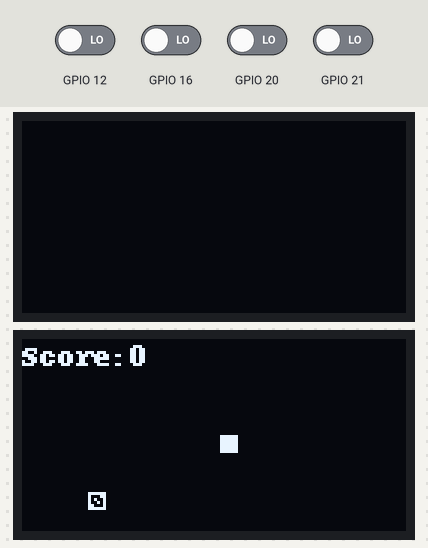
Recording of a program running on a simulated Raspberry Pi (BCM pin numbers). Parts: 2 × 128×64 one-colour display. The test bench sets the inputs (shaded band); at power-on: GPIO 12, GPIO 16, GPIO 20, GPIO 21 LOW. Random numbers come from a fixed seed.

Above: at 0.34 s.
At 1.0 s:
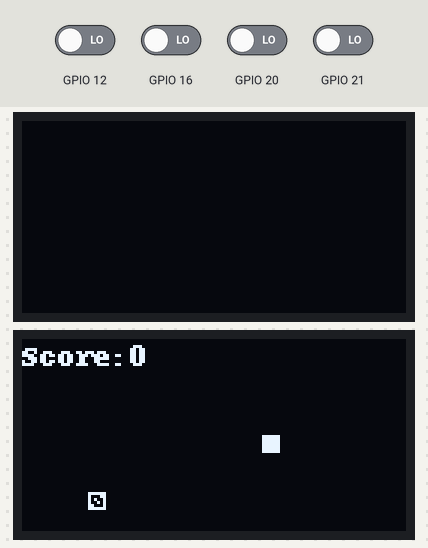
At 1.38 s:
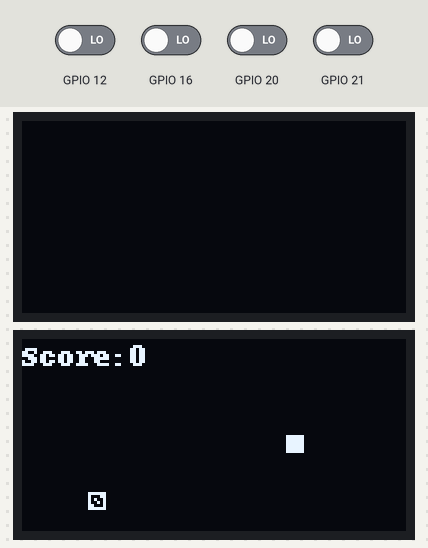
At 1.76 s:
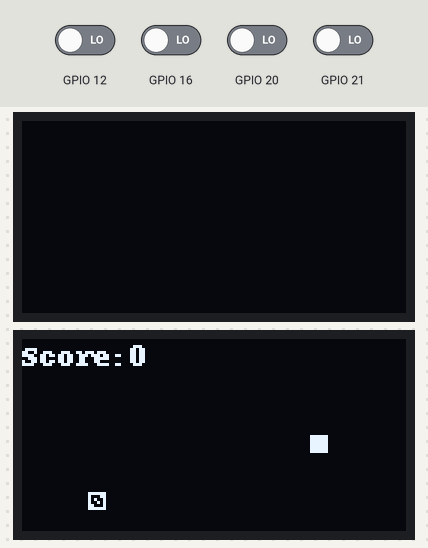
At 2.52 s:
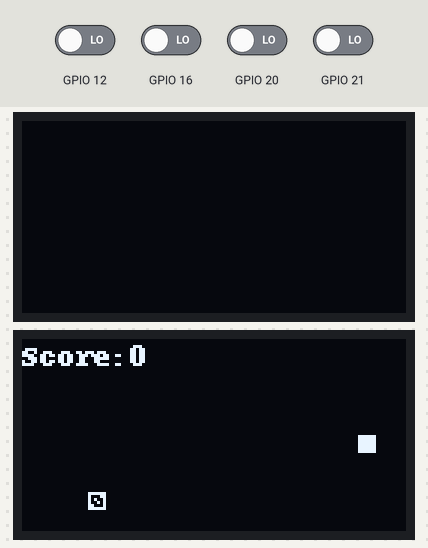
At 3.3 s:
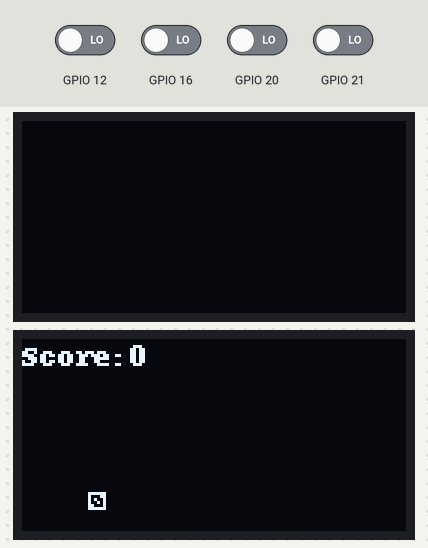

The program:

snek.py
```python
from luma.core.interface.serial import i2c, spi, pcf8574
from luma.core.interface.parallel import bitbang_6800
from luma.core.render import canvas
from luma.oled.device import sh1106
import RPi.GPIO as GPIO
import random

# Set these for your screen
serial = i2c(port=1, address=0x3C)
device = sh1106(serial)
SCREEN_X = 128
SCREEN_Y = 64

# Currently set for PTM switches.
GPIO.setmode(GPIO.BCM)
GPIO.setup(16, GPIO.IN, pull_up_down=GPIO.PUD_DOWN)
GPIO.setup(20, GPIO.IN, pull_up_down=GPIO.PUD_DOWN)
GPIO.setup(12, GPIO.IN, pull_up_down=GPIO.PUD_DOWN)
GPIO.setup(21, GPIO.IN, pull_up_down=GPIO.PUD_DOWN)
# This is the current layout:
# Right: GPIO 20
# LEFT: GPIO 16
# DOWN: GPIO 12
# UP: GPIO 21


BLOCK_SIZE = 5

score = 0

class Food(object):
    def __init__(self, x, y):
        self.x = x
        self.y = y
    def set_pos(self,x,y):
        self.x = x
        self.y = y

class snake():
    def __init__(self):
        self.x = SCREEN_X/2
        self.y = SCREEN_Y/2
        self.tail = []
        self.direction = "R"
        self.speed = 2
    def move(self):
        if self.direction == "R":
            self.x += self.speed
        elif self.direction == "L":
            self.x -= self.speed
        elif self.direction == "U":
            self.y -= self.speed
        elif self.direction == "D":
            self.y += self.speed
    def set_direction(self, direction):
        self.direction = direction
    def set_pos(self,x,y):
        self.x = x
        self.y = y

def draw():
    with canvas(device, dither=True) as draw:
        draw.text((0, 0), f"Score:{score}", fill="white")
        # Draw Snake Head
        draw.rectangle((player.x, player.y, player.x+BLOCK_SIZE, player.y+BLOCK_SIZE), outline="white", fill="white")
        # Draw Snake Tail
        for seg in player.tail:
            draw.rectangle((seg[0], seg[1], seg[0]+BLOCK_SIZE, seg[1]+BLOCK_SIZE), outline="white", fill="white")
        # Draw Food
        draw.rectangle((food.x, food.y, food.x+BLOCK_SIZE, food.y+BLOCK_SIZE), outline="white", fill="red")

def game_over_screen():
    with canvas(device) as draw:
        draw.text((20, 15), "Game Over!", fill="white")
        draw.text((20, 25), f"Final Score: {score}", fill="white")
        draw.text((20, 45), f"L - Restart", fill="white")
        draw.text((20, 55), f"D - Exit", fill="white")

def main():
    global score
    global food
    global player
    game_over = False
    while not game_over:
        if GPIO.input(20) and player.direction != "L":
            player.set_direction("R")
        elif GPIO.input(16) and player.direction != "R":
            player.set_direction("L")
        elif GPIO.input(21) and player.direction != "D":
            player.set_direction("U")
        elif GPIO.input(12) and player.direction != "U":
            player.set_direction("D")
        player.tail.append([player.x,player.y])
        if len(player.tail) > score:
            del player.tail[0]
        # Check food collision
        if (player.x < food.x+BLOCK_SIZE and player.x+BLOCK_SIZE > food.x and
            player.y < food.y+BLOCK_SIZE and player.y+BLOCK_SIZE > food.y):
            food.set_pos(random.randrange(BLOCK_SIZE,SCREEN_X-BLOCK_SIZE),random.randrange(BLOCK_SIZE+10,SCREEN_Y-BLOCK_SIZE))
            score+=2
            print("YUMMY")
        for tail in player.tail[:-1]:
            if tail[0] == player.x and tail[1] == player.y:
                game_over = True
        player.move()
        draw()

serial = i2c(port=1, address=0x3C)
device = sh1106(serial)
player = snake()
food = Food(random.randrange(BLOCK_SIZE,SCREEN_X-BLOCK_SIZE),random.randrange(BLOCK_SIZE+10,SCREEN_Y-BLOCK_SIZE))

main()
exit_game = False
while not exit_game:
    game_over_screen()
    time.sleep(2)
    if GPIO.input(16):
        score = 0
        food.set_pos(random.randrange(0,100),random.randrange(0,50))
        player.set_pos(SCREEN_X/2,SCREEN_Y/2)
        player.tail = []
        main()
    elif GPIO.input(12):
        exit_game = True
```
